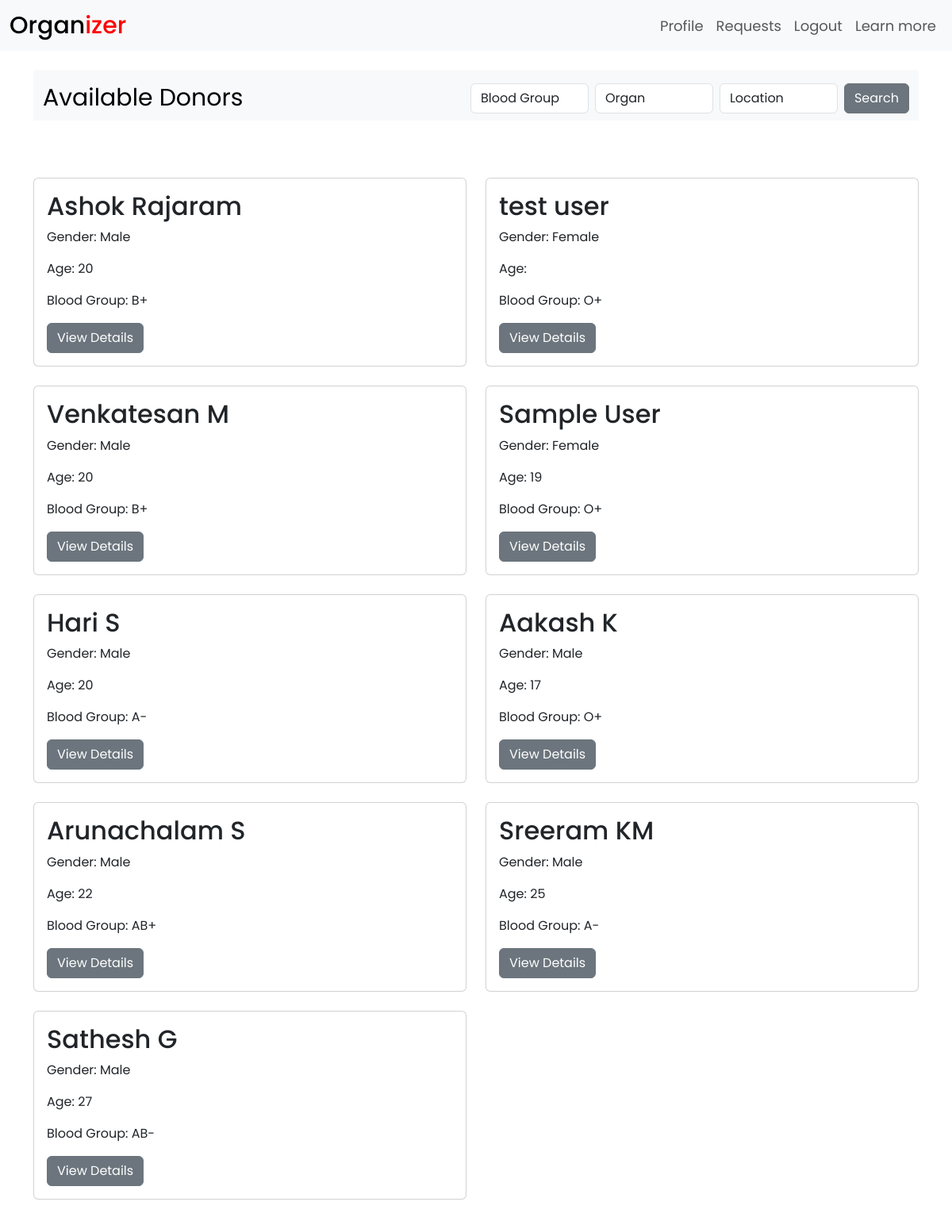
/recipient/donors/ (signed in), run on the app's committed database.
### organdonation/models.py (models this page shows, shortened)
class Donor(models.Model):
   user = models.OneToOneField(User, on_delete=models.CASCADE, primary_key=True)
   email = models.EmailField(max_length=150, null=True)
   first_name = models.CharField(max_length=60)
   last_name = models.CharField(max_length=60)
   dob = models.DateField(null=True)
   age = models.CharField(max_length=2 ,null=True)
   gender = models.CharField(max_length=10)
   mobile = models.CharField(max_length=10)
   blood_group = models.CharField(max_length=3)
   aadhaar = models.CharField(max_length=16)
   addr_line = models.CharField(max_length=100)
   city = models.CharField(max_length=60)
   district = models.CharField(null=True, max_length=60)
   state = models.CharField(max_length=60)
   pincode = models.CharField(max_length=6)
   organs = models.ManyToManyField(Organ)
   medical_history = models.TextField(max_length=200)
   social_history = models.TextField(max_length=200)

### organdonation/views.py (the view, shortened to what this page needs)
# urls.py: path('recipient/donors/', views.recipientdonorsearch, name='recipientdonorsearch'),
@login_required(login_url='login')
def recipientdonorsearch(request):
    current_user = request.user
    donorlist = (Donor.objects.all())
    return render(request, 'organdonation/recipientdonorsearch.html', {'user': current_user, 'donorslist': donorlist})

### organdonation/templates/organdonation/recipientdonorsearch.html (shortened to what this page needs)
{% extends 'organdonation/base.html' %}
{% load static %}
{% block csslink%}
<link rel="stylesheet" href="{% static 'organdonation/css/style1.css' %}" />
{%endblock csslink %}
{% block body %}
<div class="container"><br>
   <nav class="navbar bg-light">
      <div class="container-fluid">
         <a class="navbar-brand" href="#">Available Donors</a>
         <form class="d-flex" role="search" method='get'>
            <select class="form-control me-2" name="blood_group">
               <option value="" selected>Blood Group</option>
            </select>
            <select class="form-control me-2" name="organ">
               <option value="" selected>Organ</option>
            </select>
            <select class="form-control me-2" name="location" id="location">
               <option value="" selected>Location</option>
               </select>
            <button class="btn btn-secondary" type="submit">Search</button>
         </form>
      </div>
   </nav>
    {% block view %}
   <div class="row row-cols-1 row-cols-md-2 g-4 my-5">
         {% for donor in donorslist %}
         <div class="col">
            <div class="card h-100">
              <div class="card-body">
                <h5 class="card-title fs-2">{{ donor.first_name}} {{ donor.last_name }}</h5>
                <p class="card-text">Gender: {{ donor.gender | capfirst }}</p>
                <p class="card-text">Age: {{ donor.age }}</p>
                <p class="card-text">Blood Group:
                  {% if donor.blood_group == 'bp' %}
                     B+
                  {% elif donor.blood_group == 'bn' %}
                     B-
                  {% elif donor.blood_group == 'an' %}
                     A-
                  {% elif donor.blood_group == 'ap' %}
                     A+
                  {% elif donor.blood_group == 'op' %}
                     O+
                  {% elif donor.blood_group == 'on' %}
                     O-
                  {% elif donor.blood_group == 'abp' %}
                     AB+
                  {% elif donor.blood_group == 'abn' %}
                     AB-
                  {% endif %}
                </p>
                <a type="button" class="btn btn-secondary" data-bs-toggle="modal" data-bs-target="#exampleModal{{donor.user_id}}">View Details</a>
              </div>
            </div>
         </div>
         {% endfor %}
   </div>
    {% endblock  %}
{% endblock %}

### organdonation/static/organdonation/css/style1.css (style rules this page uses)
:root { --background-color: #f2e9e4; --light: #c9ada7; --medium: #9a8c98; --dark: #4a4e69; --text-color: #22223b; }
* { margin: 0; padding: 0; box-sizing: border-box; font-family: "Poppins", sans-serif; }
nav { height: 8vh; }
.navbar a { font-size: 18px; }
.navbar .navbar-brand { font-size: 30px; }

### data on the page
Donor: first_name "Ashok", last_name "Rajaram", gender "Male", age "20", blood_group "B+"
Donor: first_name "test", last_name "user", gender "Female", blood_group "O+"
Donor: first_name "Venkatesan", last_name "M", gender "Male", age "20", blood_group "B+"
Donor: first_name "Sample", last_name "User", gender "Female", age "19", blood_group "O+"
Donor: first_name "Hari", last_name "S", gender "Male", age "20", blood_group "A-"
Donor: first_name "Aakash", last_name "K", gender "Male", age "17", blood_group "O+"
Donor: first_name "Arunachalam", last_name "S", gender "Male", age "22", blood_group "AB+"
Donor: first_name "Sreeram", last_name "KM", gender "Male", age "25", blood_group "A-"
Donor: first_name "Sathesh", last_name "G", gender "Male", age "27", blood_group "AB-"
